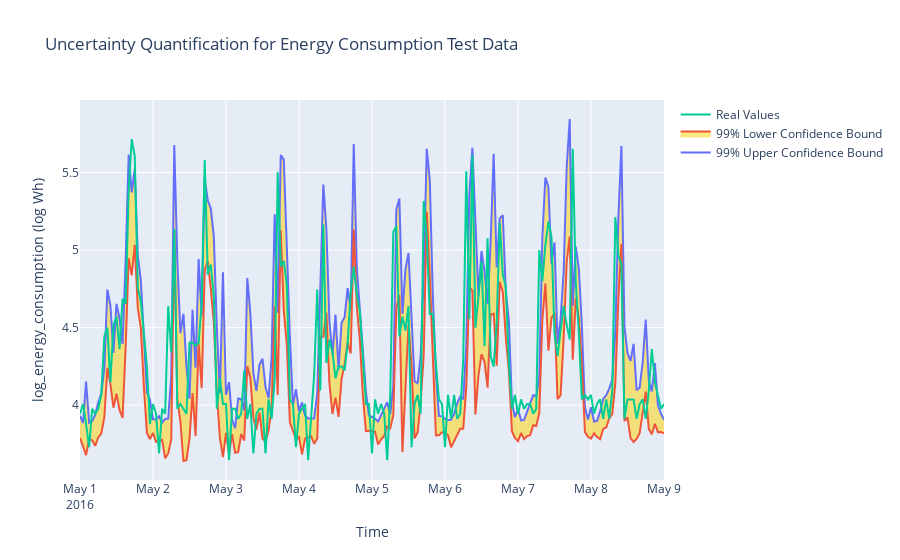

Write notebook code for a chart like this one.
### Code cell
import plotly.graph_objects as go

test_uncertainty_plot_df = test_uncertainty_df.copy(deep=True)
test_uncertainty_plot_df = test_uncertainty_plot_df.loc[test_uncertainty_plot_df['date'].between('2016-05-01', '2016-05-09')]
truth_uncertainty_plot_df = testing_truth_df.copy(deep=True)
truth_uncertainty_plot_df = truth_uncertainty_plot_df.loc[testing_truth_df['date'].between('2016-05-01', '2016-05-09')]

upper_trace = go.Scatter(
    x=test_uncertainty_plot_df['date'],
    y=test_uncertainty_plot_df['upper_bound'],
    mode='lines',
    fill=None,
    name='99% Upper Confidence Bound'
    )
lower_trace = go.Scatter(
    x=test_uncertainty_plot_df['date'],
    y=test_uncertainty_plot_df['lower_bound'],
    mode='lines',
    fill='tonexty',
    fillcolor='rgba(255, 211, 0, 0.5)',
    name='99% Lower Confidence Bound'
    )
real_trace = go.Scatter(
    x=truth_uncertainty_plot_df['date'],
    y=truth_uncertainty_plot_df['log_energy_consumption'],
    mode='lines',
    fill=None,
    name='Real Values'
    )

data = [upper_trace, lower_trace, real_trace]

fig = go.Figure(data=data)
fig.update_layout(title='Uncertainty Quantification for Energy Consumption Test Data',
                   xaxis_title='Time',
                   yaxis_title='log_energy_consumption (log Wh)')

fig.show()

### Figure 1 — Plotly figure (JSON) as saved in the notebook; plotly's stock layout.template omitted (floating-point values rounded to 4 significant figures; data arrays with more than 128 entries replaced by an {"elided": "..."} marker saying what was removed)
{"data": [{"mode": "lines", "name": "99% Upper Confidence Bound", "type": "scatter", "x": {"elided": "193 str values"}, "y": {"elided": "193 float values"}}, {"fill": "tonexty", "fillcolor": "rgba(255, 211, 0, 0.5)", "mode": "lines", "name": "99% Lower Confidence Bound", "type": "scatter", "x": {"elided": "193 str values"}, "y": {"elided": "193 float values"}}, {"mode": "lines", "name": "Real Values", "type": "scatter", "x": {"elided": "193 str values"}, "y": {"elided": "193 float values"}}], "layout": {"title": {"text": "Uncertainty Quantification for Energy Consumption Test Data"}, "xaxis": {"title": {"text": "Time"}}, "yaxis": {"title": {"text": "log_energy_consumption (log Wh)"}}}}
